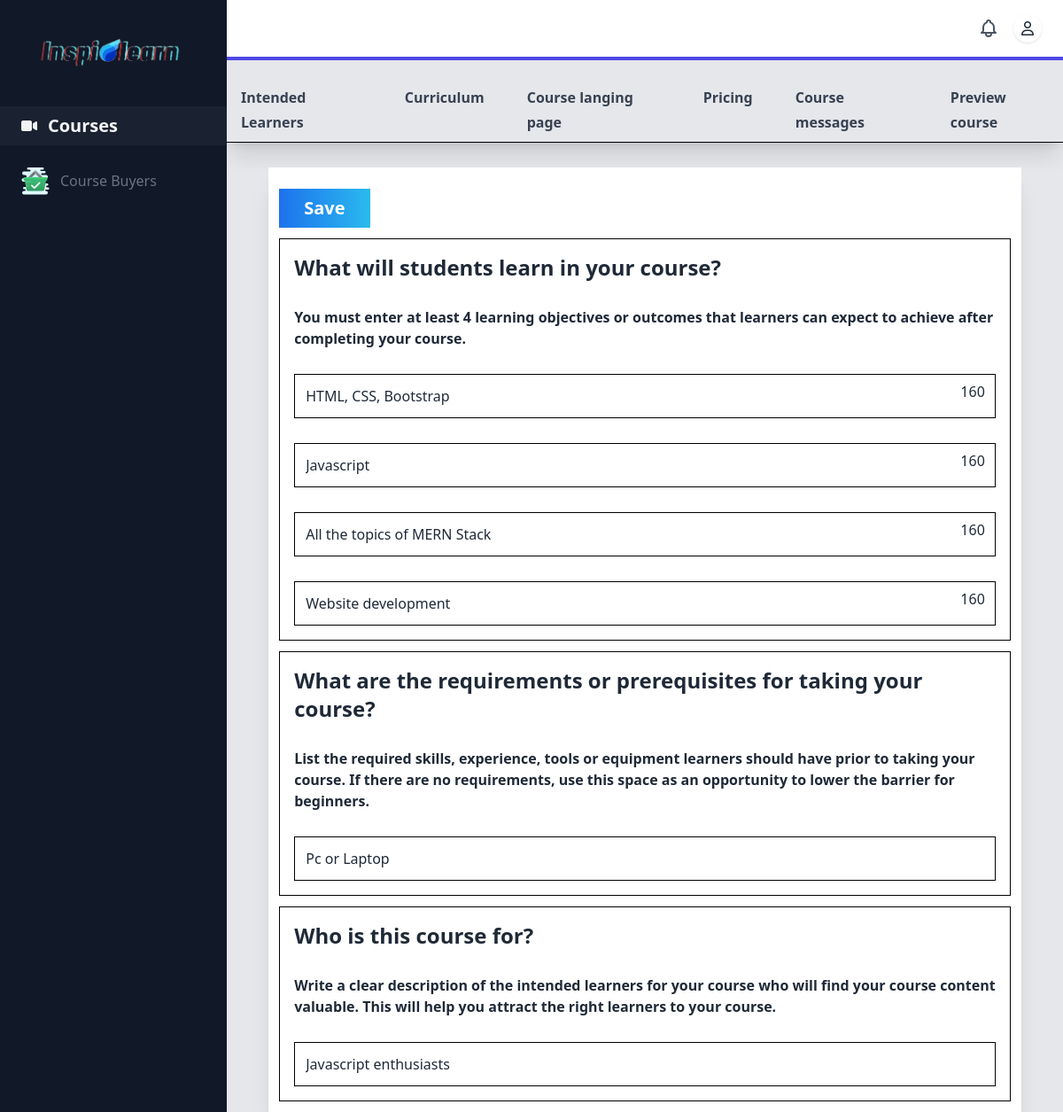
The page /instructor/course/create/Nw/intended-learner/ (signed in) on the database its author committed.
### instructor/models.py (models this page shows)
class intendedLearner(models.Model):
    course = models.OneToOneField(courseCreateFirstStep, on_delete= models.CASCADE)
    course_requirement = models.CharField(max_length=1000, null= True)
    student_learn_1 = models.CharField(max_length= 200, null=True )
    student_learn_2 = models.CharField(max_length= 200, null=True)
    student_learn_3 = models.CharField(max_length= 200, null=True)
    student_learn_4 = models.CharField(max_length= 200, null=True)
    who_this_course = models.CharField(max_length= 1000, null=True)

### instructor/views.py (the view, shortened to what this page needs)
# urls.py: path('course/create/<uid>/intended-learner/', courseIntendedLernerView, name='intended_lerner'),
def courseIntendedLernerView(request, uid, pk = None):
    if request.user.is_authenticated:
        try:
            user = instructorRegister.objects.get(user = request.user.id)
            allCourse = (courseCreateFirstStep.objects.filter(instructor = user))
            lst = [i.id for i in allCourse]
            if int(smart_str(urlsafe_base64_decode(uid))) in lst:
                course = courseCreateFirstStep.objects.get(uid = uid)
                item = None
                try:
                    item = intendedLearner.objects.get(course= course)
                except intendedLearner.DoesNotExist:
                    item = None
            else:
                return redirect('home')
        except instructorRegister.DoesNotExist:
            return redirect('home')
    else:
        return redirect('home')
    return render(request, 'main/create_course_data/intended_lerner.html', {"uid": uid, 'item':item, 'course': course})

### instructor/templates/main/create_course_data/intended_lerner.html (shortened to what this page needs)
{% extends 'main/descrive_course.html' %}
{% block course_data %}
<div class="w-[90%] mx-auto shadow-xl bg-white p-3 ">
    <form action="" method="post" class="space-y-3">
    <button class="py-2 px-7 mb-3 bg-gradient-to-r from-[#1D72ED]  to-[#2ABAEE] text-white font-semibold text-xl" type="submit">Save</button>
    <div class="border border-black p-4">
        <div class=" space-y-7" id="add-learn">
            <h2 class="text-2xl font-bold">What will students learn in your course?</h2>
            <p class="font-semibold">You must enter at least 4 learning objectives or outcomes that learners can expect
                to achieve after completing your course.</p>
            <div class="relative">
                <input name="student_learn_1" type="text" maxlength="160"  value="{{ item.student_learn_1|default_if_none:'' }}"
                    class="title-data p-3 border w-full border-black"
                    placeholder="e.g. Learn Web Development from Scratch">
                <span class="absolute right-3 data-cnt top-2">160</span>
            </div>
            <div class="relative">
                <input name="student_learn_2" type="text" maxlength="160"  value="{{ item.student_learn_2|default_if_none:'' }}"
                    class="title-data p-3 border w-full border-black"
                    placeholder="e.g. Learn Web Development from Scratch">
                <span class="absolute right-3 data-cnt top-2">160</span>
            </div>
            <div class="relative">
                <input name="student_learn_3" type="text" maxlength="160" value="{{ item.student_learn_3|default_if_none:'' }}"
                    class="title-data p-3 border w-full border-black"
                    placeholder="e.g. Learn Web Development from Scratch">
                <span class="absolute right-3 data-cnt top-2">160</span>
            </div>
            <div class="relative">
                <input name="student_learn_4" type="text" maxlength="160" value="{{ item.student_learn_4|default_if_none:'' }}"
                    class="title-data p-3 border w-full border-black"
                    placeholder="e.g. Learn Web Development from Scratch">
                <span class="absolute right-3 data-cnt top-2">160</span>
            </div>
        </div>
    </div>
    <div class="border border-black p-4">
        <div class=" space-y-7" id="add-learn">
            <h2 class="text-2xl font-bold">What are the requirements or prerequisites for taking your course?
            </h2>
            <p class="font-semibold">List the required skills, experience, tools or equipment learners should have prior to taking your course.
                If there are no requirements, use this space as an opportunity to lower the barrier for beginners.</p>
            <div class="relative">
                <input name="course_requirement" type="text"  value="{{ item.course_requirement|default_if_none:'' }}"
                    class="title-data p-3 border w-full border-black"
                    placeholder="e.g. Learn Web Development from Scratch">
            </div>
        </div>
    </div>
    <div class="border border-black p-4">
        <div class=" space-y-7" id="add-learn">
            <h2 class="text-2xl font-bold">Who is this course for?</h2>
            <p class="font-semibold">Write a clear description of the intended learners for your course who will find your course content valuable.
                This will help you attract the right learners to your course.</p>
            <div class="relative">
                <input name="who_this_course" type="text" value="{{ item.who_this_course|default_if_none:'' }}"
                    class="title-data p-3 border w-full border-black"
                    placeholder="e.g. Learn Web Development from Scratch">
            </div>
        </div>
    </div>
</form>
</div>
{% endblock course_data %}

### rows shown on the page
intendedLearner: student_learn_1 "HTML, CSS, Bootstrap", student_learn_2 "Javascript", student_learn_3 "All the topics of MERN Stack", student_learn_4 "Website development", course_requirement "Pc or Laptop", who_this_course "Javascript enthusiasts"
